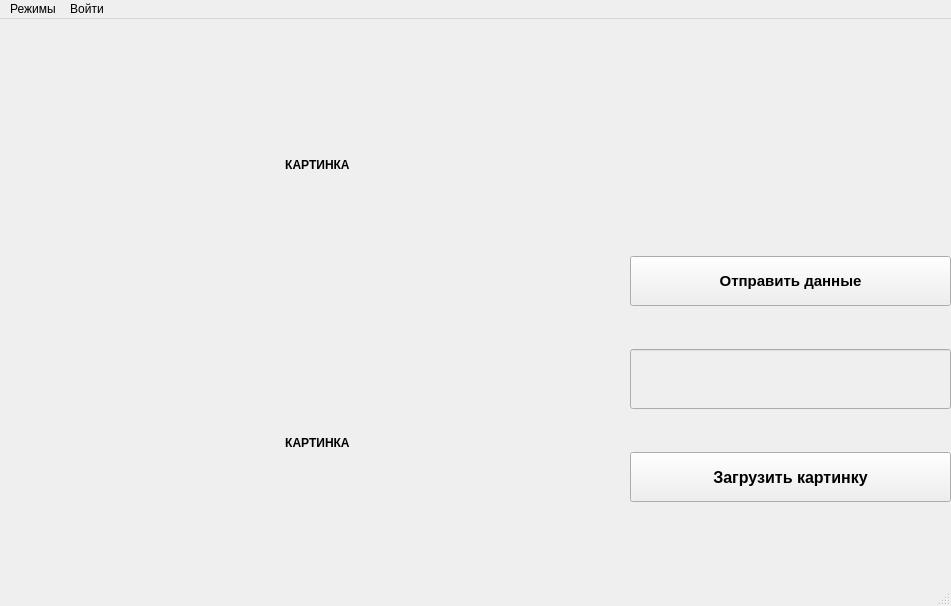
<?xml version="1.0" encoding="UTF-8"?>
<ui version="4.0">
 <class>MainWindow</class>
 <widget class="QMainWindow" name="MainWindow">
  <property name="geometry">
   <rect>
    <x>0</x>
    <y>0</y>
    <width>951</width>
    <height>606</height>
   </rect>
  </property>
  <property name="windowTitle">
   <string>MainWindow</string>
  </property>
  <widget class="QWidget" name="centralwidget">
   <widget class="QWidget" name="verticalLayoutWidget">
    <property name="geometry">
     <rect>
      <x>9</x>
      <y>9</y>
      <width>571</width>
      <height>551</height>
     </rect>
    </property>
    <layout class="QVBoxLayout" name="verticalLayout">
     <item>
      <widget class="QLabel" name="label">
       <property name="font">
        <font>
         <weight>75</weight>
         <bold>true</bold>
        </font>
       </property>
       <property name="acceptDrops">
        <bool>false</bool>
       </property>
       <property name="autoFillBackground">
        <bool>true</bool>
       </property>
       <property name="text">
        <string>                                                                                   КАРТИНКА</string>
       </property>
       <property name="textFormat">
        <enum>Qt::PlainText</enum>
       </property>
      </widget>
     </item>
     <item>
      <widget class="QLabel" name="label_2">
       <property name="font">
        <font>
         <weight>75</weight>
         <bold>true</bold>
        </font>
       </property>
       <property name="acceptDrops">
        <bool>false</bool>
       </property>
       <property name="autoFillBackground">
        <bool>true</bool>
       </property>
       <property name="text">
        <string>                                                                                   КАРТИНКА</string>
       </property>
       <property name="textFormat">
        <enum>Qt::PlainText</enum>
       </property>
      </widget>
     </item>
    </layout>
   </widget>
   <widget class="QWidget" name="verticalLayoutWidget_2">
    <property name="geometry">
     <rect>
      <x>630</x>
      <y>200</y>
      <width>321</width>
      <height>321</height>
     </rect>
    </property>
    <layout class="QVBoxLayout" name="verticalLayout_2">
     <item>
      <widget class="QPushButton" name="pushButton_2">
       <property name="minimumSize">
        <size>
         <width>50</width>
         <height>50</height>
        </size>
       </property>
       <property name="baseSize">
        <size>
         <width>100</width>
         <height>100</height>
        </size>
       </property>
       <property name="font">
        <font>
         <pointsize>11</pointsize>
         <weight>75</weight>
         <bold>true</bold>
        </font>
       </property>
       <property name="text">
        <string>Отправить данные</string>
       </property>
      </widget>
     </item>
     <item>
      <widget class="QLineEdit" name="lineEdit">
       <property name="enabled">
        <bool>false</bool>
       </property>
       <property name="minimumSize">
        <size>
         <width>100</width>
         <height>60</height>
        </size>
       </property>
       <property name="font">
        <font>
         <pointsize>16</pointsize>
         <weight>75</weight>
         <bold>true</bold>
        </font>
       </property>
       <property name="autoFillBackground">
        <bool>true</bool>
       </property>
      </widget>
     </item>
     <item>
      <widget class="QPushButton" name="pushButton">
       <property name="minimumSize">
        <size>
         <width>50</width>
         <height>50</height>
        </size>
       </property>
       <property name="font">
        <font>
         <pointsize>12</pointsize>
         <weight>75</weight>
         <bold>true</bold>
        </font>
       </property>
       <property name="text">
        <string>Загрузить картинку</string>
       </property>
      </widget>
     </item>
    </layout>
   </widget>
  </widget>
  <widget class="QMenuBar" name="menubar">
   <property name="geometry">
    <rect>
     <x>0</x>
     <y>0</y>
     <width>951</width>
     <height>21</height>
    </rect>
   </property>
   <widget class="QMenu" name="menu">
    <property name="title">
     <string>Режимы</string>
    </property>
    <widget class="QMenu" name="menu_3">
     <property name="title">
      <string>Видео режим</string>
     </property>
     <addaction name="action_7"/>
     <addaction name="action_8"/>
    </widget>
    <addaction name="menu_3"/>
   </widget>
   <widget class="QMenu" name="menu_2">
    <property name="title">
     <string>Войти</string>
    </property>
    <addaction name="action_4"/>
    <addaction name="action_5"/>
   </widget>
   <addaction name="menu"/>
   <addaction name="menu_2"/>
  </widget>
  <widget class="QStatusBar" name="statusbar"/>
  <action name="action_2">
   <property name="text">
    <string>Режим 2</string>
   </property>
  </action>
  <action name="action_3">
   <property name="text">
    <string>Режим 3</string>
   </property>
  </action>
  <action name="action">
   <property name="text">
    <string>Создать новый конфиг</string>
   </property>
  </action>
  <action name="action_4">
   <property name="text">
    <string>Выбрать файл</string>
   </property>
   <property name="shortcut">
    <string>Ctrl+O</string>
   </property>
  </action>
  <action name="action_5">
   <property name="text">
    <string>Ввести данные</string>
   </property>
  </action>
  <action name="action_6">
   <property name="text">
    <string>Выбрать видео</string>
   </property>
  </action>
  <action name="action_7">
   <property name="text">
    <string>Распознать с видео файла</string>
   </property>
  </action>
  <action name="action_8">
   <property name="text">
    <string>Распознания с видео камеры</string>
   </property>
  </action>
 </widget>
 <resources/>
 <connections>
  <connection>
   <sender>pushButton</sender>
   <signal>clicked()</signal>
   <receiver>MainWindow</receiver>
   <slot>mybutton_clicked()</slot>
   <hints>
    <hint type="sourcelabel">
     <x>370</x>
     <y>441</y>
    </hint>
    <hint type="destinationlabel">
     <x>229</x>
     <y>299</y>
    </hint>
   </hints>
  </connection>
  <connection>
   <sender>pushButton_2</sender>
   <signal>clicked()</signal>
   <receiver>MainWindow</receiver>
   <slot>sent_data()</slot>
   <hints>
    <hint type="sourcelabel">
     <x>850</x>
     <y>311</y>
    </hint>
    <hint type="destinationlabel">
     <x>475</x>
     <y>302</y>
    </hint>
   </hints>
  </connection>
  <connection>
   <sender>action_4</sender>
   <signal>triggered()</signal>
   <receiver>MainWindow</receiver>
   <slot>Open_conf()</slot>
   <hints>
    <hint type="sourcelabel">
     <x>-1</x>
     <y>-1</y>
    </hint>
    <hint type="destinationlabel">
     <x>475</x>
     <y>302</y>
    </hint>
   </hints>
  </connection>
  <connection>
   <sender>action_5</sender>
   <signal>triggered()</signal>
   <receiver>MainWindow</receiver>
   <slot>open_login()</slot>
   <hints>
    <hint type="sourcelabel">
     <x>-1</x>
     <y>-1</y>
    </hint>
    <hint type="destinationlabel">
     <x>475</x>
     <y>302</y>
    </hint>
   </hints>
  </connection>
  <connection>
   <sender>action_8</sender>
   <signal>triggered()</signal>
   <receiver>MainWindow</receiver>
   <slot>video_real()</slot>
   <hints>
    <hint type="sourcelabel">
     <x>-1</x>
     <y>-1</y>
    </hint>
    <hint type="destinationlabel">
     <x>475</x>
     <y>302</y>
    </hint>
   </hints>
  </connection>
  <connection>
   <sender>action_7</sender>
   <signal>triggered()</signal>
   <receiver>MainWindow</receiver>
   <slot>open_video()</slot>
   <hints>
    <hint type="sourcelabel">
     <x>-1</x>
     <y>-1</y>
    </hint>
    <hint type="destinationlabel">
     <x>475</x>
     <y>302</y>
    </hint>
   </hints>
  </connection>
 </connections>
 <slots>
  <slot>mybutton_clicked()</slot>
  <slot>sent_data()</slot>
  <slot>Open_conf()</slot>
  <slot>open_login()</slot>
  <slot>video_real()</slot>
  <slot>open_video()</slot>
 </slots>
</ui>
